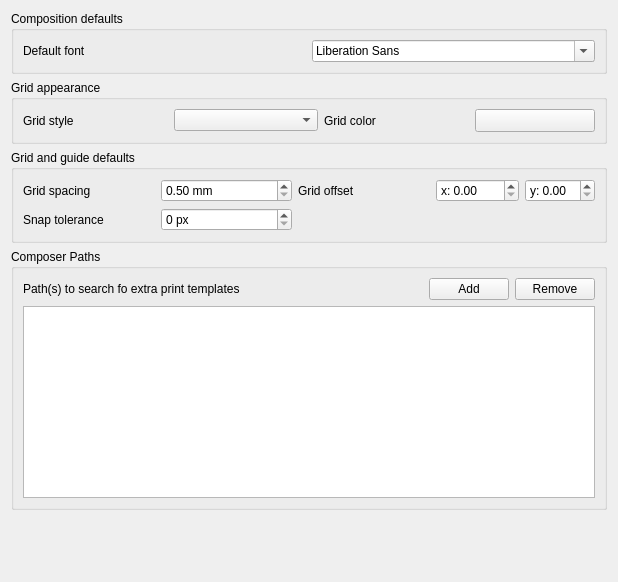
             <widget class="QWidget" name="mOptionsScrollAreaContents_12">
              <property name="geometry">
               <rect>
                <x>0</x>
                <y>0</y>
                <width>618</width>
                <height>582</height>
               </rect>
              </property>
              <layout class="QVBoxLayout" name="verticalLayout_39">
               <item>
                <widget class="QgsCollapsibleGroupBox" name="groupBox_3">
                 <property name="enabled">
                  <bool>true</bool>
                 </property>
                 <property name="title">
                  <string>Composition defaults</string>
                 </property>
                 <layout class="QGridLayout" name="gridLayout_8">
                  <item row="1" column="0">
                   <layout class="QHBoxLayout" name="horizontalLayout_39">
                    <item>
                     <widget class="QLabel" name="label_60">
                      <property name="text">
                       <string>Default font</string>
                      </property>
                     </widget>
                    </item>
                    <item>
                     <widget class="QFontComboBox" name="mComposerFontComboBox"/>
                    </item>
                   </layout>
                  </item>
                 </layout>
                </widget>
               </item>
               <item>
                <widget class="QgsCollapsibleGroupBox" name="groupBox_23">
                 <property name="title">
                  <string>Grid appearance</string>
                 </property>
                 <layout class="QGridLayout" name="gridLayout_9">
                  <item row="0" column="0">
                   <widget class="QLabel" name="label_66">
                    <property name="text">
                     <string>Grid style</string>
                    </property>
                   </widget>
                  </item>
                  <item row="0" column="2">
                   <widget class="QComboBox" name="mGridStyleComboBox"/>
                  </item>
                  <item row="0" column="3">
                   <widget class="QLabel" name="label_4">
                    <property name="text">
                     <string>Grid color</string>
                    </property>
                   </widget>
                  </item>
                  <item row="0" column="4">
                   <widget class="QgsColorButtonV2" name="mGridColorButton">
                    <property name="minimumSize">
                     <size>
                      <width>120</width>
                      <height>0</height>
                     </size>
                    </property>
                    <property name="maximumSize">
                     <size>
                      <width>120</width>
                      <height>16777215</height>
                     </size>
                    </property>
                    <property name="text">
                     <string/>
                    </property>
                   </widget>
                  </item>
                 </layout>
                </widget>
               </item>
               <item>
                <widget class="QgsCollapsibleGroupBox" name="groupBox_24">
                 <property name="title">
                  <string>Grid and guide defaults</string>
                 </property>
                 <layout class="QGridLayout" name="gridLayout_11">
                  <item row="0" column="0">
                   <widget class="QLabel" name="label_61">
                    <property name="text">
                     <string>Grid spacing</string>
                    </property>
                   </widget>
                  </item>
                  <item row="0" column="1">
                   <widget class="QDoubleSpinBox" name="mGridResolutionSpinBox">
                    <property name="suffix">
                     <string> mm</string>
                    </property>
                    <property name="minimum">
                     <double>0.500000000000000</double>
                    </property>
                    <property name="maximum">
                     <double>9999.000000000000000</double>
                    </property>
                   </widget>
                  </item>
                  <item row="0" column="2">
                   <widget class="QLabel" name="label_63">
                    <property name="text">
                     <string>Grid offset</string>
                    </property>
                    <property name="wordWrap">
                     <bool>true</bool>
                    </property>
                   </widget>
                  </item>
                  <item row="0" column="3">
                   <layout class="QHBoxLayout" name="horizontalLayout_36">
                    <item>
                     <widget class="QDoubleSpinBox" name="mOffsetXSpinBox">
                      <property name="prefix">
                       <string>x: </string>
                      </property>
                      <property name="maximum">
                       <double>9999.000000000000000</double>
                      </property>
                     </widget>
                    </item>
                    <item>
                     <widget class="QDoubleSpinBox" name="mOffsetYSpinBox">
                      <property name="prefix">
                       <string>y: </string>
                      </property>
                      <property name="suffix">
                       <string/>
                      </property>
                     </widget>
                    </item>
                   </layout>
                  </item>
                  <item row="1" column="0">
                   <widget class="QLabel" name="label_62">
                    <property name="text">
                     <string>Snap tolerance</string>
                    </property>
                   </widget>
                  </item>
                  <item row="1" column="1">
                   <widget class="QSpinBox" name="mSnapToleranceSpinBox">
                    <property name="suffix">
                     <string> px</string>
                    </property>
                    <property name="maximum">
                     <number>200</number>
                    </property>
                   </widget>
                  </item>
                 </layout>
                </widget>
               </item>
               <item>
                <widget class="QgsCollapsibleGroupBox" name="groupBox_27">
                 <property name="title">
                  <string>Composer Paths</string>
                 </property>
                 <layout class="QGridLayout" name="_7">
                  <item row="0" column="0">
                   <widget class="QLabel" name="mSVGLabel_3">
                    <property name="text">
                     <string>Path(s) to search fo extra print templates</string>
                    </property>
                   </widget>
                  </item>
                  <item row="0" column="1">
                   <spacer>
                    <property name="orientation">
                     <enum>Qt::Horizontal</enum>
                    </property>
                    <property name="sizeHint" stdset="0">
                     <size>
                      <width>31</width>
                      <height>20</height>
                     </size>
                    </property>
                   </spacer>
                  </item>
                  <item row="0" column="2">
                   <widget class="QPushButton" name="mBtnAddTemplatePath">
                    <property name="text">
                     <string>Add</string>
                    </property>
                   </widget>
                  </item>
                  <item row="0" column="3">
                   <widget class="QPushButton" name="mBtnRemoveTemplatePath">
                    <property name="text">
                     <string>Remove</string>
                    </property>
                   </widget>
                  </item>
                  <item row="1" column="0" colspan="4">
                   <widget class="QListWidget" name="mListComposerTemplatePaths">
                    <property name="minimumSize">
                     <size>
                      <width>0</width>
                      <height>120</height>
                     </size>
                    </property>
                   </widget>
                  </item>
                 </layout>
                </widget>
               </item>
               <item>
                <spacer name="verticalSpacer_10">
                 <property name="orientation">
                  <enum>Qt::Vertical</enum>
                 </property>
                 <property name="sizeHint" stdset="0">
                  <size>
                   <width>20</width>
                   <height>40</height>
                  </size>
                 </property>
                </spacer>
               </item>
              </layout>
             </widget>
